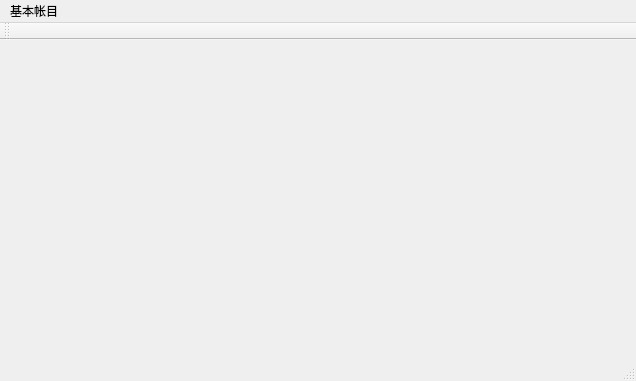
<?xml version="1.0" encoding="UTF-8"?>
<ui version="4.0">
 <class>MainWindow</class>
 <widget class="QMainWindow" name="MainWindow">
  <property name="geometry">
   <rect>
    <x>0</x>
    <y>0</y>
    <width>636</width>
    <height>381</height>
   </rect>
  </property>
  <property name="windowTitle">
   <string>药品速记本</string>
  </property>
  <widget class="QWidget" name="centralWidget"/>
  <widget class="QToolBar" name="mainToolBar">
   <attribute name="toolBarArea">
    <enum>TopToolBarArea</enum>
   </attribute>
   <attribute name="toolBarBreak">
    <bool>false</bool>
   </attribute>
  </widget>
  <widget class="QStatusBar" name="statusBar"/>
  <widget class="QMenuBar" name="menuBar">
   <property name="geometry">
    <rect>
     <x>0</x>
     <y>0</y>
     <width>636</width>
     <height>27</height>
    </rect>
   </property>
   <widget class="QMenu" name="menuSave">
    <property name="title">
     <string>基本帐目</string>
    </property>
    <addaction name="ActMedInput"/>
   </widget>
   <addaction name="menuSave"/>
  </widget>
  <action name="ActMedInput">
   <property name="text">
    <string>药品入库</string>
   </property>
  </action>
 </widget>
 <layoutdefault spacing="6" margin="11"/>
 <resources/>
 <connections/>
</ui>
